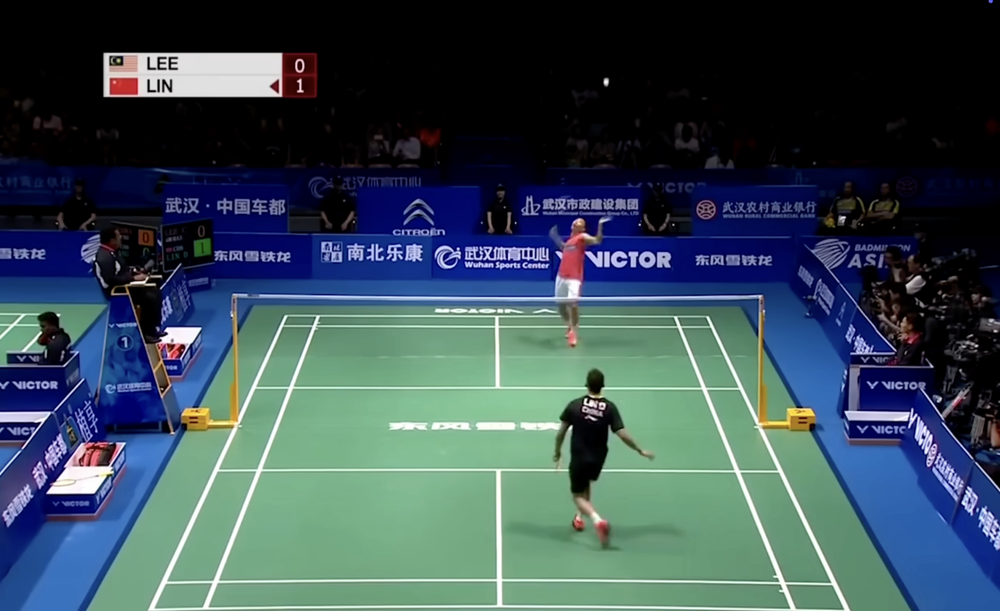
#> input picture backend/wasb/stats_helper/player_test.png, 1000 x 611 px, shrunk from 2886 x 1762 before the run, given in place of input.mov, which was not available
$ python court_detector.py
#> lines starting #> are read from the running program, lines starting #| are printed output that depends on the picture; after the words box and inside, x2 and y2 are one past the last pixel; in counts of white or black regions, pixels touching at a corner belong together; pictures that were not available may be replaced by others from this repository, and a replacement may not be noted
#> further down, frame is the input picture: shape (611, 1000, 3); mean B, G, R 85.6, 76.4, 57.2
import cv2
import numpy as np

def detect_court(frame):
    """
    Detects the badminton court in the given frame.
    Args:
        frame: A single frame of the video (BGR format).
    Returns:
        Annotated frame with the detected court boundary and the coordinates of the court corners.
    """
    # Convert the frame to grayscale
    gray = cv2.cvtColor(frame, cv2.COLOR_BGR2GRAY)
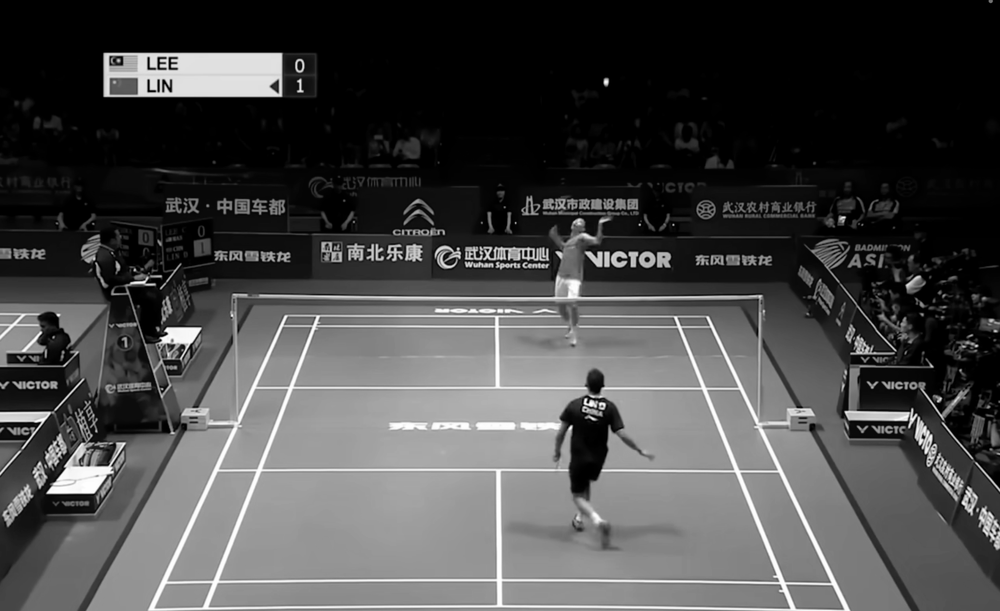
#> gray: shape (611, 1000); min 0, max 255, mean 71.7

    # Apply GaussianBlur to reduce noise
    blurred = cv2.GaussianBlur(gray, (5, 5), 0)

    # Perform edge detection using Canny
    edges = cv2.Canny(blurred, 50, 150)
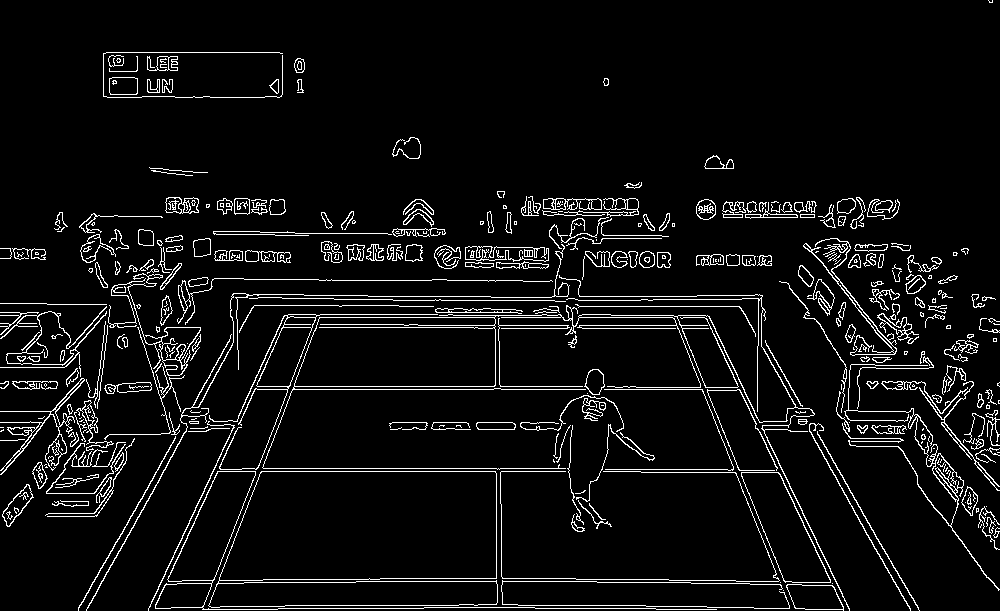
#> edges: shape (611, 1000); 6% white in thin lines or dots

    # Use Hough Line Transform to detect court lines
    lines = cv2.HoughLinesP(edges, 1, np.pi / 180, threshold=100, minLineLength=100, maxLineGap=10)
#> lines = 70 rows, first 6: [250, 389, 588, 389], [283, 317, 709, 317], [212, 471, 568, 471], [251, 386, 586, 386], [285, 605, 458, 605], [404, 325, 713, 325]

    # Create a blank mask for line visualization
    line_mask = np.zeros_like(edges)

    if lines is not None:
        for line in lines:
            x1, y1, x2, y2 = line[0]
            cv2.line(line_mask, (x1, y1), (x2, y2), 255, 2)
#> this loop made 70 passes
#> (x1, y1, x2, y2) on passes 1 to 12: (250, 389, 588, 389), (283, 317, 709, 317), (212, 471, 568, 471), (251, 386, 586, 386), (285, 605, 458, 605), (404, 325, 713, 325), (535, 608, 655, 608), (242, 468, 568, 468), (356, 581, 596, 581), (579, 296, 696, 296), (278, 327, 477, 327), (474, 328, 715, 328)
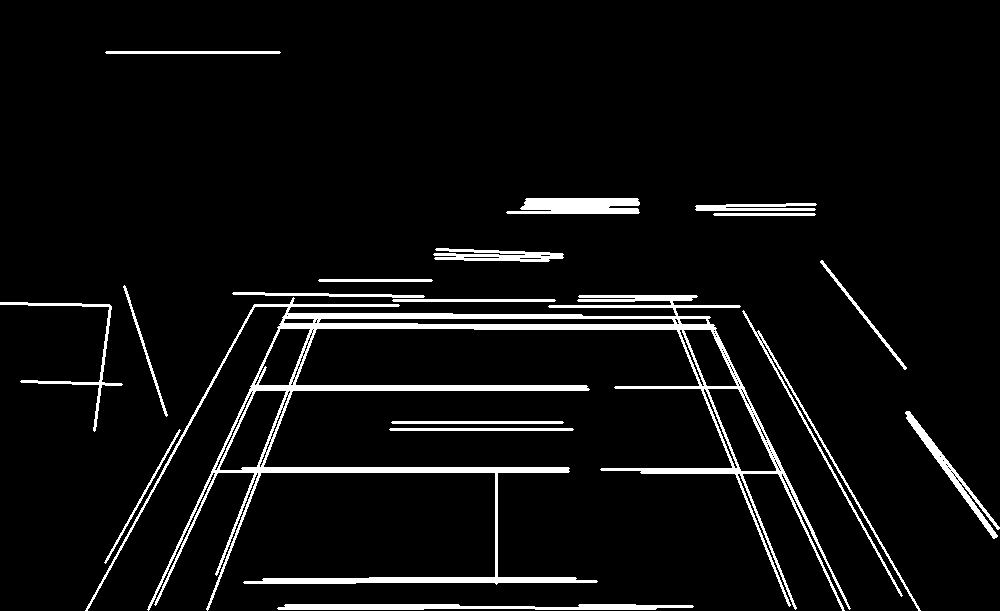
#> line_mask: shape (611, 1000); 5.7% white; 18 white regions

    # Use contours to detect rectangles
    contours, _ = cv2.findContours(line_mask, cv2.RETR_EXTERNAL, cv2.CHAIN_APPROX_SIMPLE)
#> contours = 18 contours; largest, box (x1, y1, x2, y2) and area: (85, 295, 851, 611) 28246, (506, 198, 640, 214) 1610, (277, 604, 694, 610) 1530, (905, 411, 1000, 539) 1126, (742, 310, 921, 611) 1008

    court_contour = None
    max_area = 0
    for contour in contours:
        # Approximate the contour to a polygon
        epsilon = 0.02 * cv2.arcLength(contour, True)
        approx = cv2.approxPolyDP(contour, epsilon, True)

        # Check if the polygon has 4 sides and is the largest found
        if len(approx) == 4 and cv2.isContourConvex(approx):
            area = cv2.contourArea(approx)
            if area > max_area:
                max_area = area
                court_contour = approx
#> this loop made 18 passes
#> (epsilon, approx) on passes 1, 2, 3, 4, 5, 6, 8, 10, 11, 12, 13, 14: (16.87, [[277, 608], [693, 606]]), (6.62, [[179, 429], [105, 563]]), (7.39, [[389, 429], [573, 429]]), (6.91, [[391, 422], [563, 422]]), (9.12, [[906, 411], [996, 537]]), (27.53, [[743, 310], [920, 610]]), (6.55, [[392, 300], [555, 300]]), (7.76, [[232, 293], [424, 296]]), (5.97, [[124, 285], [166, 416]]), (4.59, [[318, 280], [432, 280]]), (5.81, [[821, 260], [905, 369]]), (10.02, [[433, 254], [563, 257]])
#> epsilon on passes 7, 9, 17: 13.72, 169.2, 8.23
#> after the loop, max_area = 0

    annotated_frame = np.copy(frame)
    court_corners = None

    if court_contour is not None:
        # Draw the detected court boundary
        cv2.drawContours(annotated_frame, [court_contour], -1, (0, 255, 0), 3)

        # Extract the court corners
        court_corners = np.squeeze(court_contour)
        if court_corners.shape[0] == 4:
            # Annotate the corners
            for i, (x, y) in enumerate(court_corners):
                cv2.circle(annotated_frame, (x, y), 8, (255, 0, 0), -1)
                cv2.putText(
                    annotated_frame,
                    f"Corner {i+1}",
                    (x + 10, y - 10),
                    cv2.FONT_HERSHEY_SIMPLEX,
                    0.6,
                    (255, 255, 255),
                    2,
                )

    return annotated_frame, court_corners


if __name__ == "__main__":
    # Example usage with a video or image
    video_path = "../test_videos/input.mov"  # Replace with your video file
    cap = cv2.VideoCapture(video_path)

    while cap.isOpened():
        ret, frame = cap.read()
        if not ret:
            break

        # Detect the court in the frame
        annotated_frame, court_corners = detect_court(frame)

        # Display the annotated frame
        cv2.imshow("Badminton Court Detection", annotated_frame)

        if cv2.waitKey(1) & 0xFF == ord('q'):
#> (key q is pressed here)
            break

    cap.release()
    cv2.destroyAllWindows()
